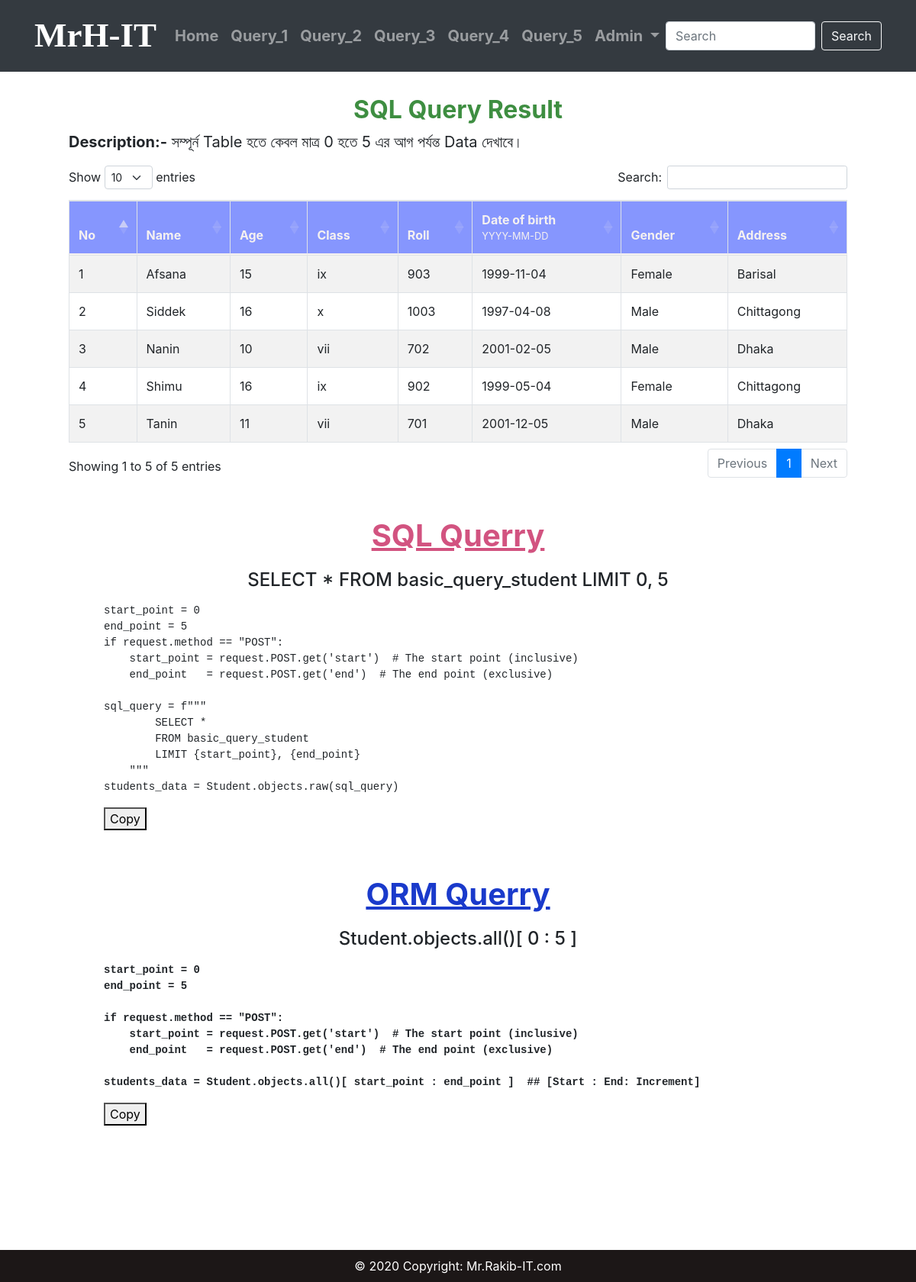
The app's page /query-103/ with its own data.
### Basic_Query/models.py (models this page shows, shortened)
class Student(models.Model):
    id            = models.UUIDField( primary_key = True, unique=True, default = uuid.uuid4, editable=False )
    name          = models.CharField( max_length=50 )
    s_class       = models.CharField( max_length=50, choices=(
        ('vi','vi'),
        ('vii','vii'),
        ('viii','viii'),
        ('ix','ix'),
        ('x','x'),
        ))
    roll          = models.IntegerField( null=True )
    date_of_birth = models.DateField()
    age           = models.PositiveIntegerField()
    city          = models.CharField(max_length=50, null=True, blank=True)
    gender        = models.CharField(max_length=20, choices=(
        ('Male','Male'),
        ('Female','Female'),
        ('Others','Others')
        ))

class Query_Code(models.Model):
    id          = models.UUIDField( primary_key = True, unique=True, default = uuid.uuid4, editable=False )
    query_no    = models.CharField( max_length=100, unique= True )
    title       = models.CharField( max_length=200, null=True, blank=True)
    SQL_query   = RichTextUploadingField( null=True, blank=True, config_name="default", )
    ORM_query   = RichTextUploadingField( null=True, blank=True, config_name="default", )

### Basic_Query/View/views.py (the view)
# urls.py: path('query-103/', views.Query_103, name='Query_103'),
def Query_103(request):
    start_point = 0
    end_point = 5
    if request.method == "POST":
        start_point = request.POST.get('start')  # The start point (inclusive)
        end_point   = request.POST.get('end')  # The end point (exclusive)
    sql_query = f"""
            SELECT *
            FROM basic_query_student
            LIMIT {start_point}, {end_point}
        """
    students_data = Student.objects.raw(sql_query)
    data = {
            'std_obj': students_data,
            'SQL_querry': students_data.query,
            'descripetion': f"সম্পূর্ন Table হতে কেবল মাত্র {start_point} হতে {end_point} এর আগ পর্যন্ত Data দেখাবে।",
            'ORM_querry': f"Student.objects.all()[ {start_point} : {end_point} ]",
            'query': Query_Code.objects.get( query_no = 'Query_103' ),
        }
    return render(request, 'Result/result_1.html', data)

### templates/Result/result_1.html (shortened to what this page needs)
{% extends "index.html" %}
{% load static %}
{% block body %}
    <div class="col-md-12">
        <h2 class="text-center" style="margin-top: 10px; color: #3e8e41;">
            <b>SQL Query Result</b>
        </h2>
        <p class="" style="font-size: 20px;"><b>Description:-</b> {{descripetion}} </p>
        <div class="table-responsive">
            <table id="example" class="table table-striped table-bordered" style="width:100%">
                <thead style="background-color: #8696FE; color: #f5f1f1;">
                    <tr>
                        <th class="sn">No</th>
                        <th>Name</th>
                        <th>Age</th>
                        <th>Class</th>
                        <th>Roll</th>
                        <th>Date of birth <small class="d-block">YYYY-MM-DD</small></th>
                        <th>Gender</th>
                        <th>Address</th>
                    </tr>
                </thead>
                <tbody>
                    {% for std in std_obj %}
                    <tr>
                        <td>{{forloop.counter}}</td>
                        <td>{{std.name}}</td>
                        <td>{{std.age}}</td>
                        <td>{{std.s_class}}</td>
                        <td>{{std.roll}}</td>
                        <td>{{std.date_of_birth|date:"Y-m-d"}}</td>
                        <td>{{std.gender}}</td>
                        <td>{{std.city}}</td>
                    </tr>
                    {% endfor %}
                </tbody>
            </table>
        </div>
        <div>
            <h1 class="text-center" style="margin-top: 50px; color: #D25380;"><b><u>SQL Querry</u></b></h1>
            <h4 class="text-center" style="margin-top: 20px;">{{SQL_querry}}</h4>
            <div class="col-md-12">
                <div class="col-md-11 m-3" id="SQL_querry">
                    {{query.SQL_query|safe}}
                </div>
            </div>
            <h1 class="text-center" style=" color: #1a3acb; margin-top: 20px;"><b><u>ORM Querry</u></b></h1>
            <h4 class="text-center" style="margin-top: 20px;">{{ORM_querry}}</h4>
            <div class="col-md-12" style="margin-bottom: 100px;">
                <div class="col-md-11 fw-bold m-3" id="ORM_querry">
                    {{query.ORM_query|safe}}
                </div>
            </div>
        </div>
    </div>
{% endblock body %}

### static/CSS/index.css (style rules this page uses)
body { height: 100vn; display: flex; flex-direction: column; }

### records on screen
Student: name "Afsana", age "15", s_class "ix", roll "903", date_of_birth "1999-11-04", gender "Female", city "Barisal"
Student: name "Siddek", age "16", s_class "x", roll "1003", date_of_birth "1997-04-08", gender "Male", city "Chittagong"
Student: name "Nanin", age "10", s_class "vii", roll "702", date_of_birth "2001-02-05", gender "Male", city "Dhaka"
Student: name "Shimu", age "16", s_class "ix", roll "902", date_of_birth "1999-05-04", gender "Female", city "Chittagong"
Student: name "Tanin", age "11", s_class "vii", roll "701", date_of_birth "2001-12-05", gender "Male", city "Dhaka"
Query_Code: SQL_query "start_point = 0 end_point = 5 if request.method == \"POST\": start_point = request.POST.get('start') # The start point (inclusive) end_point = request.POST.get('end') # The end point (exclusive) sql_query = f\"\"\" SELECT * FROM basic_query_student LIMIT {start_point}, {end_point} \"\"\" students_data = Student.objects.raw(sql_query)", ORM_query "start_point = 0 end_point = 5 if request.method == \"POST\": start_point = request.POST.get('start') # The start point (inclusive) end_point = request.POST.get('end') # The end point (exclusive) students_data = Student.objects.all()[ start_point : end_point ] ## [Start : End: Increment]"

### other values on screen
{{ descripetion }} "সম্পূর্ন Table হতে কেবল মাত্র 0 হতে 5 এর আগ পর্যন্ত Data দেখাবে।"
{{ SQL_querry }} "SELECT * FROM basic_query_student LIMIT 0, 5"
{{ ORM_querry }} "Student.objects.all()[ 0 : 5 ]"
